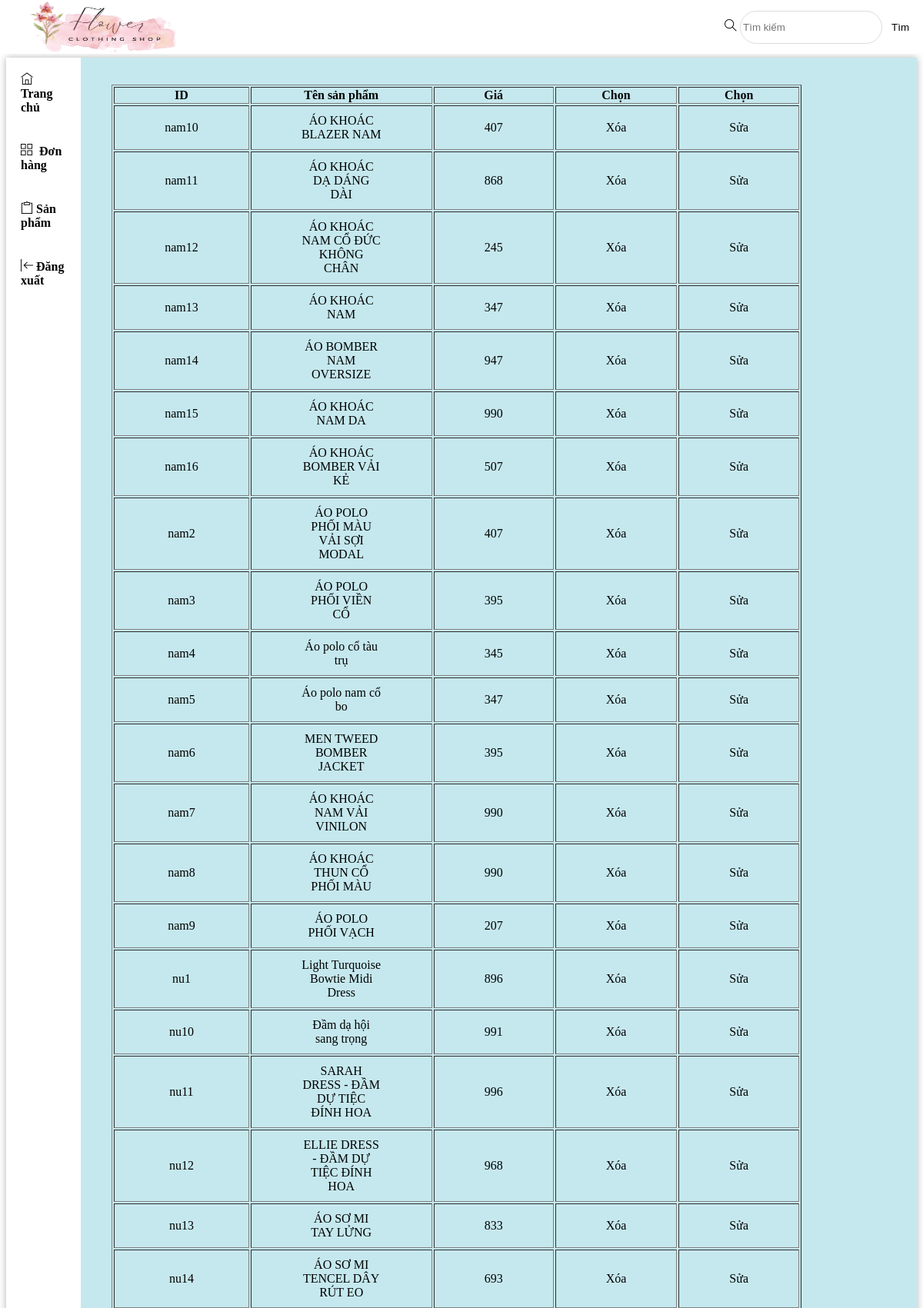
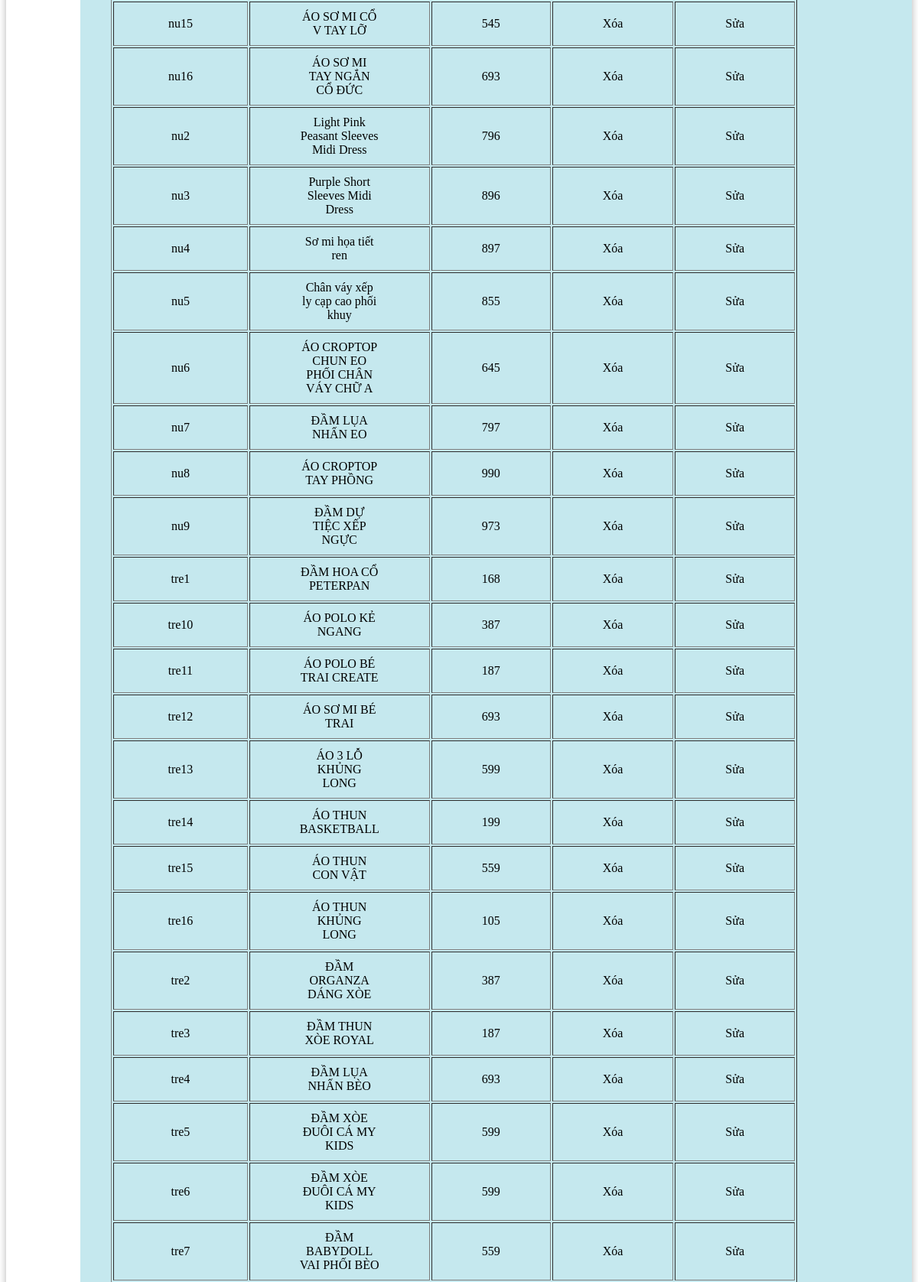
/backend/searchAdmin.php (upper part), run on the app's committed database (2 pictures, top to bottom).
### tables this page shows
CREATE TABLE `product` (
  `id_product` varchar(100) NOT NULL,
  `name` varchar(100) NOT NULL,
  `price` varchar(100) NOT NULL,
  `img` varchar(100) NOT NULL,
  `img1` varchar(100) NOT NULL,
  `img2` varchar(100) NOT NULL,
  `img3` varchar(100) NOT NULL,
  `description` varchar(1000) NOT NULL,
  `size` varchar(10) NOT NULL
);

### backend/searchAdmin.php (the view, shortened to what this page needs)
<?php
require 'connect.php';
$sql = "select * from `product` where `name` like '%$search%' or `id_product` like '%$search%' or `price` like '%$search%'";
$result = mysqli_query($conn, $sql);
?>
<!DOCTYPE html>
<html lang="en">
    <head>
        <link rel="stylesheet" href="./asset/css/style1.css">
        <link rel="stylesheet" href="./asset/font/themify-icons/themify-icons.css">
    </head>
    <body>
        <div id="main-fix">
            <div id="header-admin">
                <div class="nav">
                    <div class="logo">
                    <img src="./asset/img/logo/logo1.png" alt="">
                </div>
                <div class= "search-btn">
                    <i class="search-icon ti-search"></i>
                    <form action="index.php?page=search" method = "POST">
            			<input type="text" placeholder="Tìm kiếm" name = "search">
						<input class = "btn-search" type="submit" name="timkiem" value="Tìm">
					</form>
                </div>
                </div>
            </div>
            <div id="content-change">
                <div class="menu-left">
                    <a href="./homeAdmin.php">
                    <div class="dashboard">
                        <i class="ti-home">
                        </i>
                        Trang chủ
                    </div>
                </a>
                    <div class="category">
                        <i class="ti-layout-grid2">
                        </i>
                        Đơn hàng
                    </div>
                    <a href="./banHang.php">
                    <div class="product-admin">
                        <i class="ti-clipboard"></i>
                        Sản phẩm
                    </div>
                </a>
                    <a href="./loginAdmin.php">
                    <div class="logout">
                        <i class="ti-shift-left"></i>
                            Đăng xuất
                    </div>
                </a>
                </div>
                <div class="right-fix">
            <table border="1">
                <tr>
                   <th>ID</th>
                   <th>Tên sản phẩm</th>
                   <th>Giá</th>
                 <th>Chọn</th>
					<th>Chọn</th>
                </tr>
		<?php
		if(mysqli_num_rows($result) > 0){
			while ($row = mysqli_fetch_assoc($result)){
?>
				<tr>
                   <td><?php echo $row['id_product']?></td>
                   <td><?php echo $row['name']?></td>
                   <td><?php echo $row['price']?></td>
                   <td><a href="index.php?page=xoa&id_product=<?php echo $row['id_product'];?>" onclick = "return confirm ('Bạn có thực sự muốn xóa? ')">Xóa</a></td>
					<td><a href="index.php?page=sua&id_product=<?php echo $row['id_product'];?>" onclick = "return confirm ('Bạn có thực sự muốn sửa? ')">Sửa</a></td>
                </tr>
				<?php
				}
	}else{
			 ?>
						<h3 style="padding: 10px 332px;">Không tìm thấy sản phẩm</h3>
			<?php
		}
				?>
             </table>
            </div>
            </div>
            </div>
    </body>
</html>

### backend/asset/css/style1.css (style rules this page uses)
#header-admin { height: 70px; position: fixed; top: 0; left: 0; right: 0; color: black; background-color: #fff; }
#header-admin .logo { transform: translateX(50px); display: inline-block; text-align: center; vertical-align: top; height: 70px; margin-left: -70px; }
#header-admin form { display: inline-block; }
#header-admin .btn-search { border-radius: 40px; border: 0px; padding: 8px; background-color: #fff; }
#header-admin .search-btn { float: right; padding: 0 10px; line-height: 70px; }
#header-admin .logo img { height: 70px; margin-left: 55px; }
#header-admin input { border-radius: 40px; padding: 3px; border: 1px solid #DCDCDC; height: 35px; }
#content-admin, #content-change { margin-top: 75px; display: flex; box-shadow: 0 0 10px rgba(0, 0, 0, 0.3); }
.menu-left { width:12%; }
.menu-left div { padding: 19px; font-weight: 700; }
#content-change .right-fix { padding-left: 40px; background-color: #c5e8ee; padding-right: 150px; }
#content-change td { padding: 10px 65px; text-align: center; }
a { color: #000; text-decoration: none; }
#content-change table { margin-top: 35px; }
img { width: 200px; }

### data on the page
product: id_product "nam10", name "ÁO KHOÁC BLAZER NAM", price "407"
product: id_product "nam11", name "ÁO KHOÁC DẠ DÁNG DÀI", price "868"
product: id_product "nam12", name "ÁO KHOÁC NAM CỔ ĐỨC KHÔNG CHÂN", price "245"
product: id_product "nam13", name "ÁO KHOÁC NAM", price "347"
product: id_product "nam14", name "ÁO BOMBER NAM OVERSIZE", price "947"
product: id_product "nam15", name "ÁO KHOÁC NAM DA", price "990"
product: id_product "nam16", name "ÁO KHOÁC BOMBER VẢI KẺ", price "507"
product: id_product "nam2", name "ÁO POLO PHỐI MÀU VẢI SỢI MODAL", price "407"
product: id_product "nam3", name "ÁO POLO PHỐI VIỀN CỔ", price "395"
product: id_product "nam4", name "Áo polo cổ tàu trụ", price "345"
product: id_product "nam5", name "Áo polo nam cổ bo", price "347"
product: id_product "nam6", name "MEN TWEED BOMBER JACKET", price "395"
product: id_product "nam7", name "ÁO KHOÁC NAM VẢI VINILON", price "990"
product: id_product "nam8", name "ÁO KHOÁC THUN CỔ PHỐI MÀU", price "990"
product: id_product "nam9", name "ÁO POLO PHỐI VẠCH", price "207"
product: id_product "nu1", name "Light Turquoise Bowtie Midi Dress", price "896"
product: id_product "nu10", name "Đầm dạ hội sang trọng", price "991"
product: id_product "nu11", name "SARAH DRESS - ĐẦM DỰ TIỆC ĐÍNH HOA", price "996"
product: id_product "nu12", name "ELLIE DRESS - ĐẦM DỰ TIỆC ĐÍNH HOA", price "968"
product: id_product "nu13", name "ÁO SƠ MI TAY LỬNG", price "833"
product: id_product "nu14", name "ÁO SƠ MI TENCEL DÂY RÚT EO", price "693"
product: id_product "nu15", name "ÁO SƠ MI CỔ V TAY LỠ", price "545"
product: id_product "nu16", name "ÁO SƠ MI TAY NGẮN CỔ ĐỨC", price "693"
product: id_product "nu2", name "Light Pink Peasant Sleeves Midi Dress", price "796"
product: id_product "nu3", name "Purple Short Sleeves Midi Dress", price "896"
product: id_product "nu4", name "Sơ mi họa tiết ren", price "897"
product: id_product "nu5", name "Chân váy xếp ly cạp cao phối khuy", price "855"
product: id_product "nu6", name "ÁO CROPTOP CHUN EO PHỐI CHÂN VÁY CHỮ A", price "645"
product: id_product "nu7", name "ĐẦM LỤA NHẤN EO", price "797"
product: id_product "nu8", name "ÁO CROPTOP TAY PHỒNG", price "990"
product: id_product "nu9", name "ĐẦM DỰ TIỆC XẾP NGỰC", price "973"
product: id_product "tre1", name "ĐẦM HOA CỔ PETERPAN", price "168"
product: id_product "tre10", name "ÁO POLO KẺ NGANG", price "387"
product: id_product "tre11", name "ÁO POLO BÉ TRAI CREATE", price "187"
product: id_product "tre12", name "ÁO SƠ MI BÉ TRAI", price "693"
product: id_product "tre13", name "ÁO 3 LỖ KHỦNG LONG", price "599"
product: id_product "tre14", name "ÁO THUN BASKETBALL", price "199"
product: id_product "tre15", name "ÁO THUN CON VẬT", price "559"
product: id_product "tre16", name "ÁO THUN KHỦNG LONG", price "105"
product: id_product "tre2", name "ĐẦM ORGANZA DÁNG XÒE", price "387"
product: id_product "tre3", name "ĐẦM THUN XÒE ROYAL", price "187"
product: id_product "tre4", name "ĐẦM LỤA NHẤN BÈO", price "693"
product: id_product "tre5", name "ĐẦM XÒE ĐUÔI CÁ MY KIDS", price "599"
product: id_product "tre6", name "ĐẦM XÒE ĐUÔI CÁ MY KIDS", price "599"
product: id_product "tre7", name "ĐẦM BABYDOLL VAI PHỐI BÈO", price "559"
